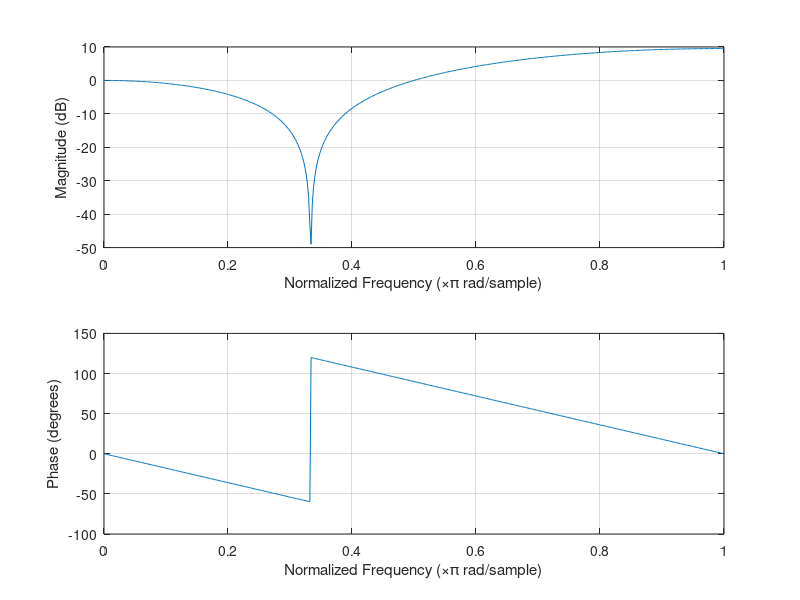
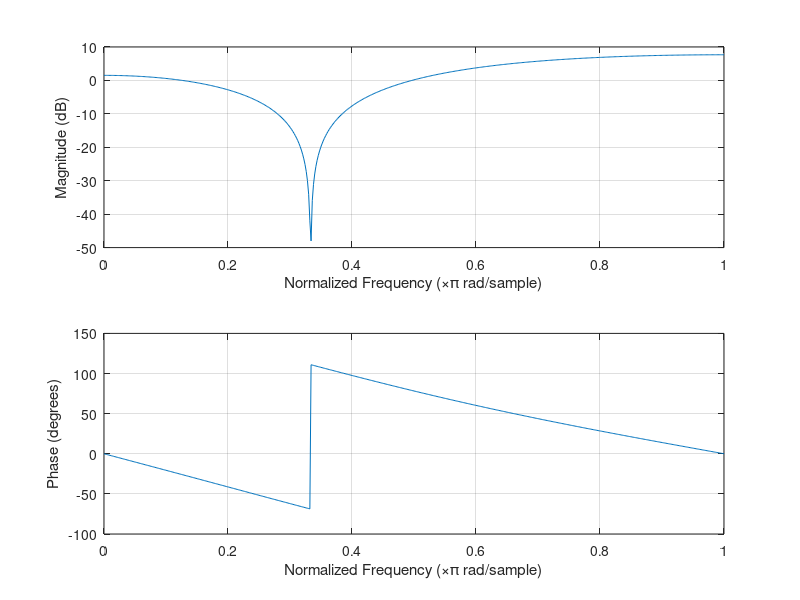
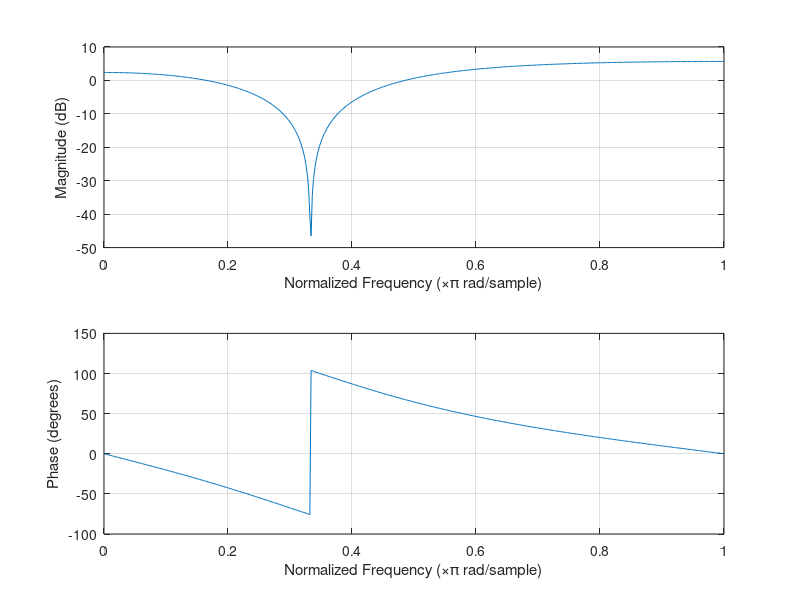
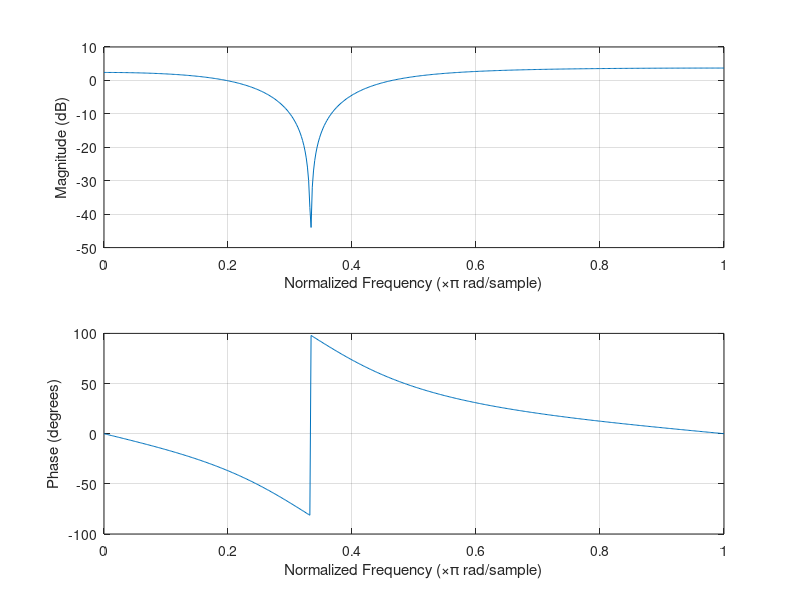

Here is the MATLAB script that generated these plots, in order:

theta = pi/3;
for r = 0:0.2:1;

a = [1,-2*r*cos(theta),r*r];
b = [1, -2*cos(theta),1];

figure()
freqz(b,a);
end